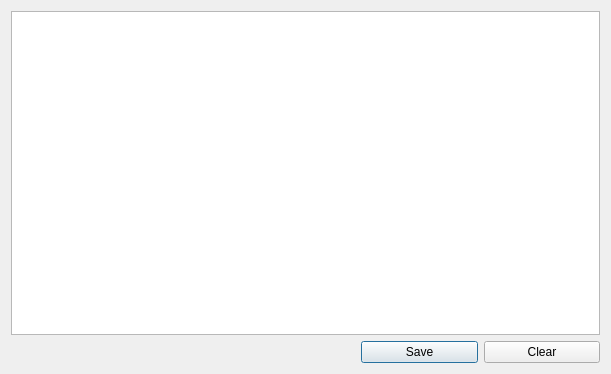
<?xml version="1.0" encoding="UTF-8"?>
<ui version="4.0">
 <class>CommentView</class>
 <widget class="QDialog" name="CommentView">
  <property name="geometry">
   <rect>
    <x>0</x>
    <y>0</y>
    <width>611</width>
    <height>374</height>
   </rect>
  </property>
  <property name="minimumSize">
   <size>
    <width>611</width>
    <height>374</height>
   </size>
  </property>
  <property name="windowTitle">
   <string>Comment View</string>
  </property>
  <layout class="QGridLayout" name="CommentViewMainLayout">
   <item row="0" column="0">
    <layout class="QGridLayout" name="CommentFieldLayout">
     <item row="0" column="0">
      <widget class="QTextEdit" name="CommentField"/>
     </item>
    </layout>
   </item>
   <item row="1" column="0">
    <layout class="QHBoxLayout" name="CommentButtonsLayout">
     <item>
      <spacer name="CommentButtonsSpacer">
       <property name="orientation">
        <enum>Qt::Horizontal</enum>
       </property>
       <property name="sizeType">
        <enum>QSizePolicy::Preferred</enum>
       </property>
       <property name="sizeHint" stdset="0">
        <size>
         <width>350</width>
         <height>20</height>
        </size>
       </property>
      </spacer>
     </item>
     <item>
      <widget class="QPushButton" name="SaveCommentButton">
       <property name="text">
        <string>Save</string>
       </property>
      </widget>
     </item>
     <item>
      <widget class="QPushButton" name="ClearCommentButton">
       <property name="text">
        <string>Clear</string>
       </property>
      </widget>
     </item>
    </layout>
   </item>
  </layout>
 </widget>
 <resources/>
 <connections/>
</ui>
